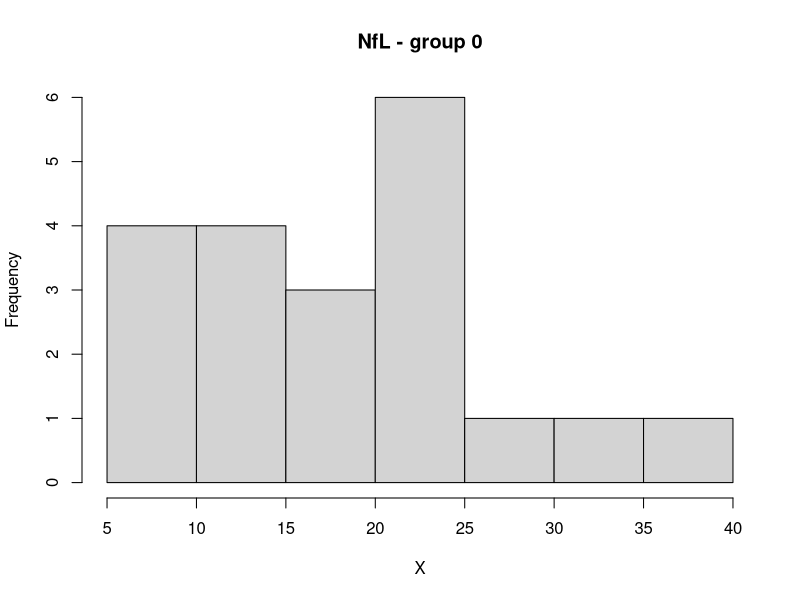
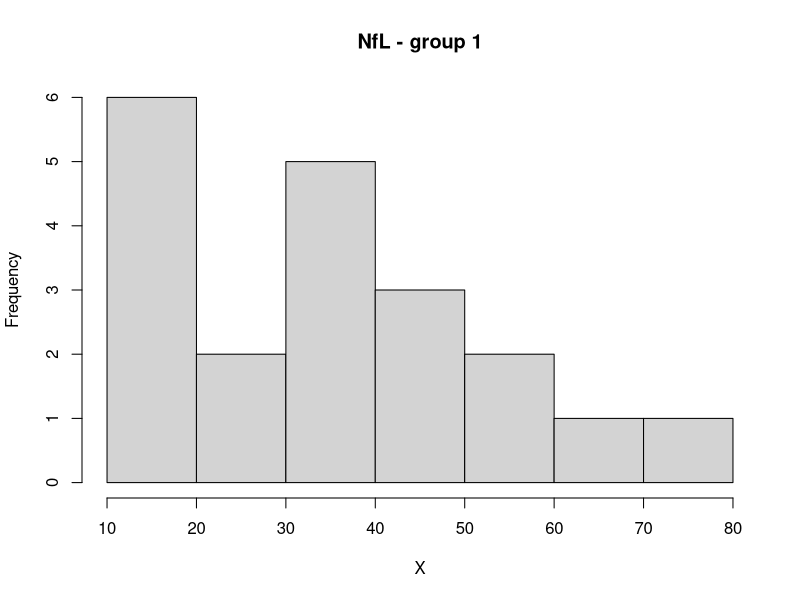
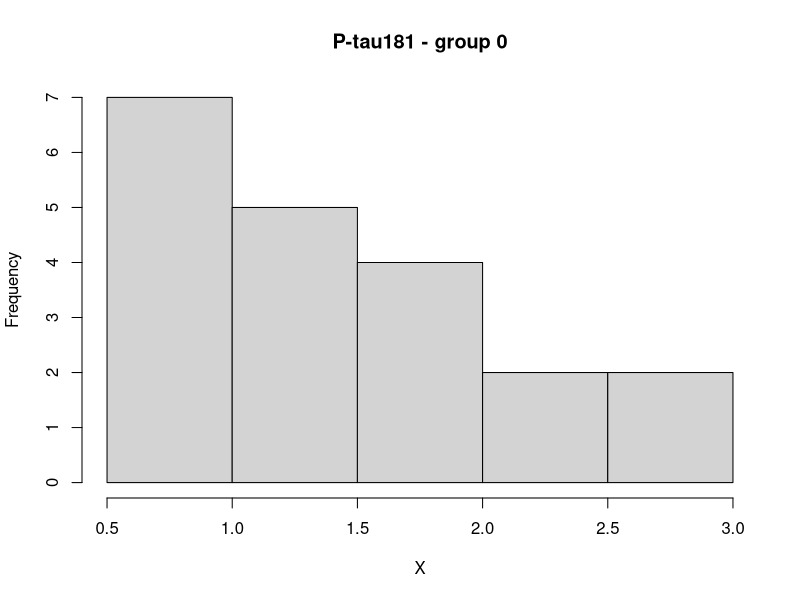
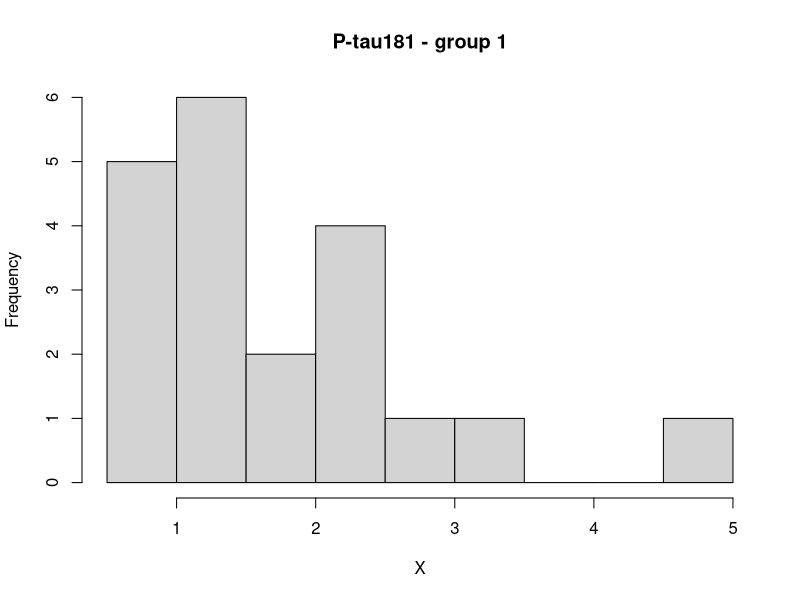
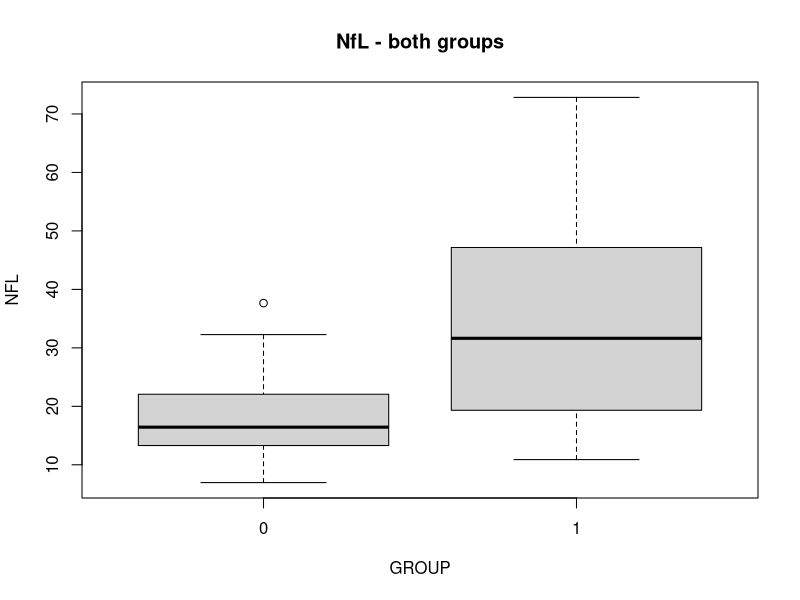
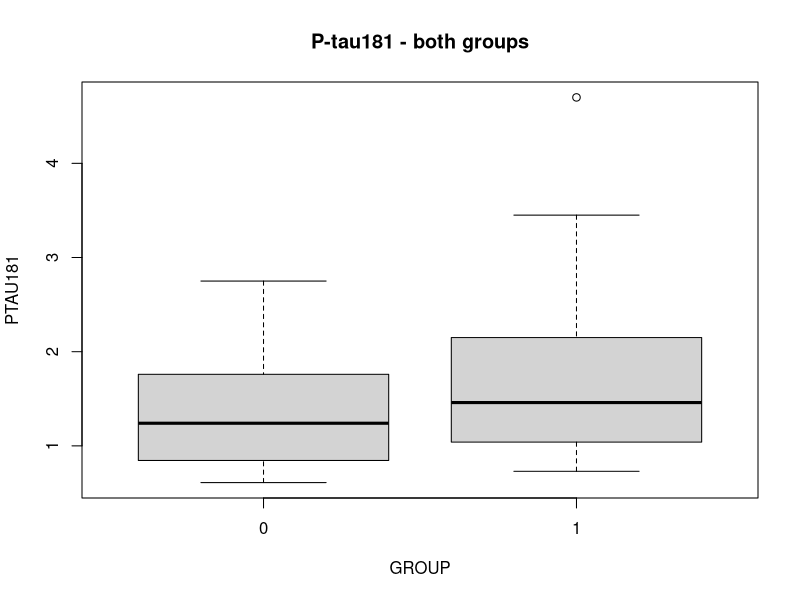
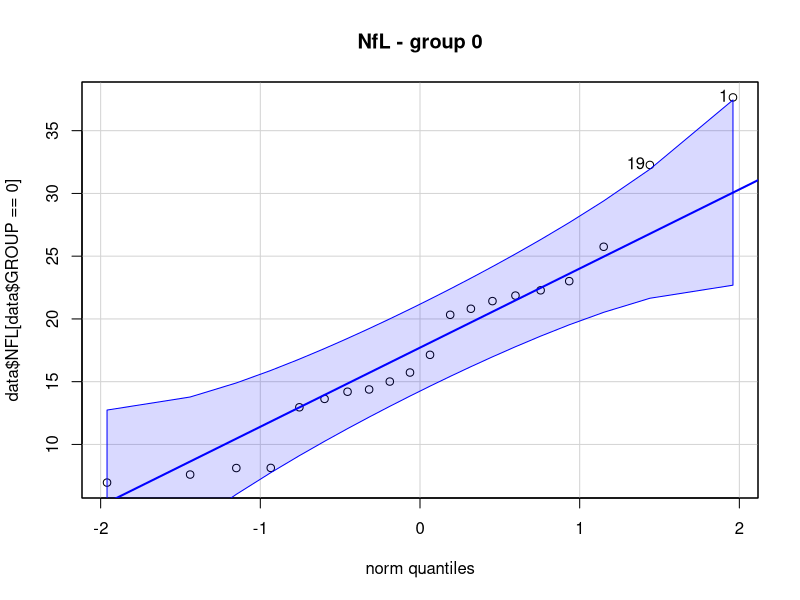
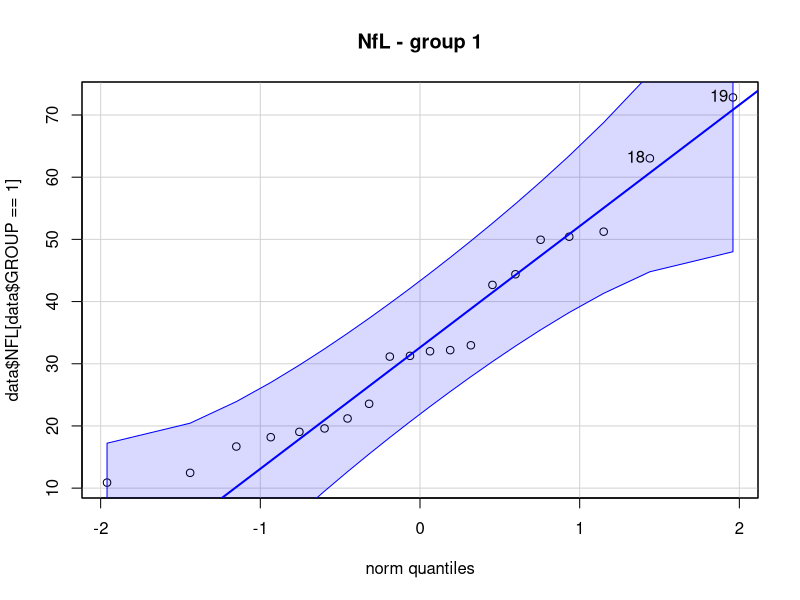

Reproduce these figures in R, in order.
# Install tidyverse
install.packages("tidyverse")

library(readr)
data <- read.csv("data/Data_T1.csv")

# Examine data structure
head(data)
summary(data)

# Visualise data
hist(data$NFL[data$GROUP == 0], main = "NfL - group 0", xlab = "X")
hist(data$NFL[data$GROUP == 1], main = "NfL - group 1", xlab = "X")

hist(data$PTAU181[data$GROUP == 0], main = "P-tau181 - group 0", xlab = "X")
hist(data$PTAU181[data$GROUP == 1], main = "P-tau181 - group 1", xlab = "X")

#boxplot(data$NFL[data$GROUP == 0], data$NFL[data$GROUP == 1], data = data, main = "NfL - both groups")

boxplot(NFL ~ GROUP, data = data, main = "NfL - both groups")
boxplot(PTAU181 ~ GROUP, data = data, main = "P-tau181 - both groups")

library(car)
qqPlot(data$NFL[data$GROUP == 0], main = "NfL - group 0")
qqPlot(data$NFL[data$GROUP == 1], main = "NfL - group 1")

qqPlot(data$PTAU181[data$GROUP == 0], main = "NfL - group 0")
qqPlot(data$PTAU181[data$GROUP == 1], main = "NfL - group 1")

# Test for normality
shapiro.test(data$NFL[data$GROUP == 0])
shapiro.test(data$NFL[data$GROUP == 1])
shapiro.test(data$PTAU181[data$GROUP == 0])
shapiro.test(data$PTAU181[data$GROUP == 1])

# T-test for NfL (normal)
var.test(NFL ~ GROUP, data = data)

t.test(NFL ~ GROUP, data = data, var.equal = FALSE)

# Wilcoxon test for P-tau181 (not normal)
wilcox.test(PTAU181 ~ GROUP, data = data)


